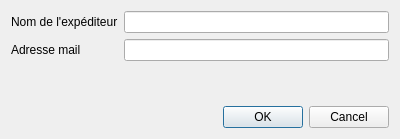
<?xml version="1.0" encoding="UTF-8"?>
<ui version="4.0">
 <class>ConfigureDialog</class>
 <widget class="QDialog" name="ConfigureDialog">
  <property name="geometry">
   <rect>
    <x>0</x>
    <y>0</y>
    <width>400</width>
    <height>139</height>
   </rect>
  </property>
  <property name="windowTitle">
   <string>Configuration</string>
  </property>
  <layout class="QVBoxLayout" name="verticalLayout">
   <item>
    <layout class="QFormLayout" name="formLayout_2">
     <item row="0" column="0">
      <widget class="QLabel" name="label">
       <property name="text">
        <string>Nom de l'expéditeur</string>
       </property>
      </widget>
     </item>
     <item row="0" column="1">
      <widget class="QLineEdit" name="txtDisplayName"/>
     </item>
     <item row="1" column="0">
      <widget class="QLabel" name="label_2">
       <property name="text">
        <string>Adresse mail</string>
       </property>
      </widget>
     </item>
     <item row="1" column="1">
      <widget class="QLineEdit" name="txtEmailAddress"/>
     </item>
    </layout>
   </item>
   <item>
    <widget class="QDialogButtonBox" name="buttonBox">
     <property name="orientation">
      <enum>Qt::Horizontal</enum>
     </property>
     <property name="standardButtons">
      <set>QDialogButtonBox::Cancel|QDialogButtonBox::Ok</set>
     </property>
    </widget>
   </item>
  </layout>
 </widget>
 <resources/>
 <connections>
  <connection>
   <sender>buttonBox</sender>
   <signal>accepted()</signal>
   <receiver>ConfigureDialog</receiver>
   <slot>accept()</slot>
   <hints>
    <hint type="sourcelabel">
     <x>248</x>
     <y>254</y>
    </hint>
    <hint type="destinationlabel">
     <x>157</x>
     <y>274</y>
    </hint>
   </hints>
  </connection>
  <connection>
   <sender>buttonBox</sender>
   <signal>rejected()</signal>
   <receiver>ConfigureDialog</receiver>
   <slot>reject()</slot>
   <hints>
    <hint type="sourcelabel">
     <x>316</x>
     <y>260</y>
    </hint>
    <hint type="destinationlabel">
     <x>286</x>
     <y>274</y>
    </hint>
   </hints>
  </connection>
 </connections>
</ui>
